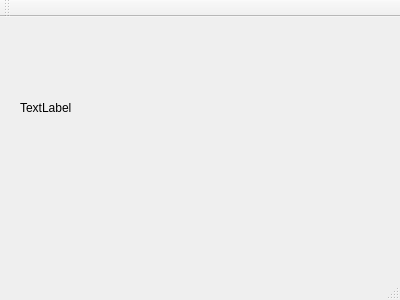
<?xml version="1.0" encoding="UTF-8"?>
<ui version="4.0">
 <class>MainWindow</class>
 <widget class="QMainWindow" name="MainWindow">
  <property name="geometry">
   <rect>
    <x>0</x>
    <y>0</y>
    <width>400</width>
    <height>300</height>
   </rect>
  </property>
  <property name="windowTitle">
   <string>MainWindow</string>
  </property>
  <widget class="QWidget" name="centralWidget">
   <widget class="QLabel" name="label">
    <property name="geometry">
     <rect>
      <x>20</x>
      <y>80</y>
      <width>301</width>
      <height>21</height>
     </rect>
    </property>
    <property name="text">
     <string>TextLabel</string>
    </property>
   </widget>
  </widget>
  <widget class="QMenuBar" name="menuBar">
   <property name="geometry">
    <rect>
     <x>0</x>
     <y>0</y>
     <width>400</width>
     <height>27</height>
    </rect>
   </property>
  </widget>
  <widget class="QToolBar" name="mainToolBar">
   <attribute name="toolBarArea">
    <enum>TopToolBarArea</enum>
   </attribute>
   <attribute name="toolBarBreak">
    <bool>false</bool>
   </attribute>
  </widget>
  <widget class="QStatusBar" name="statusBar"/>
 </widget>
 <layoutdefault spacing="6" margin="11"/>
 <resources/>
 <connections/>
</ui>
